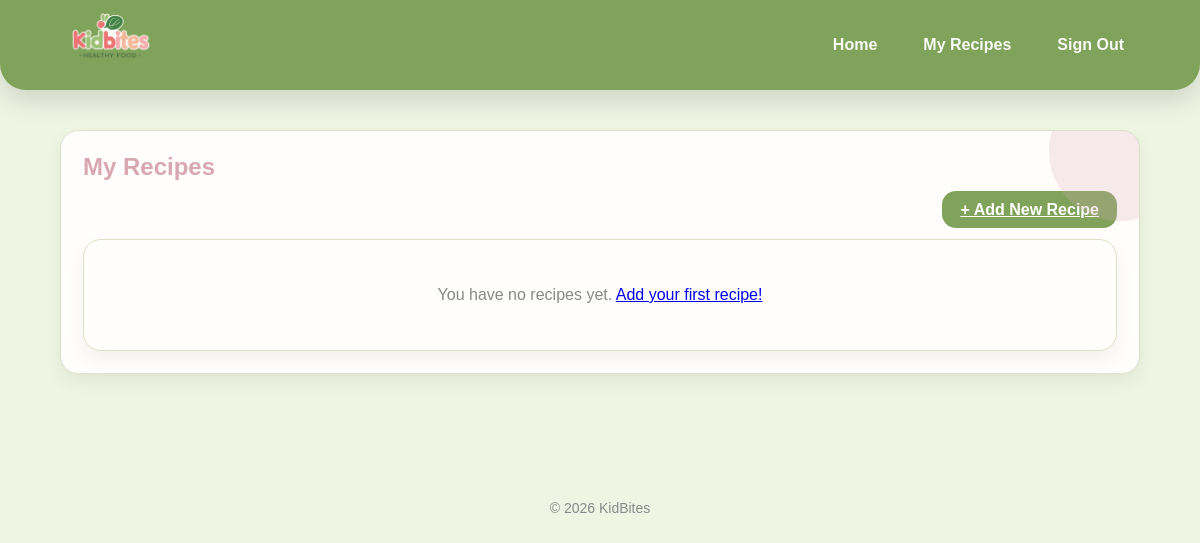
/my-recipes.php (signed in), run on an earlier commit of the app's database.
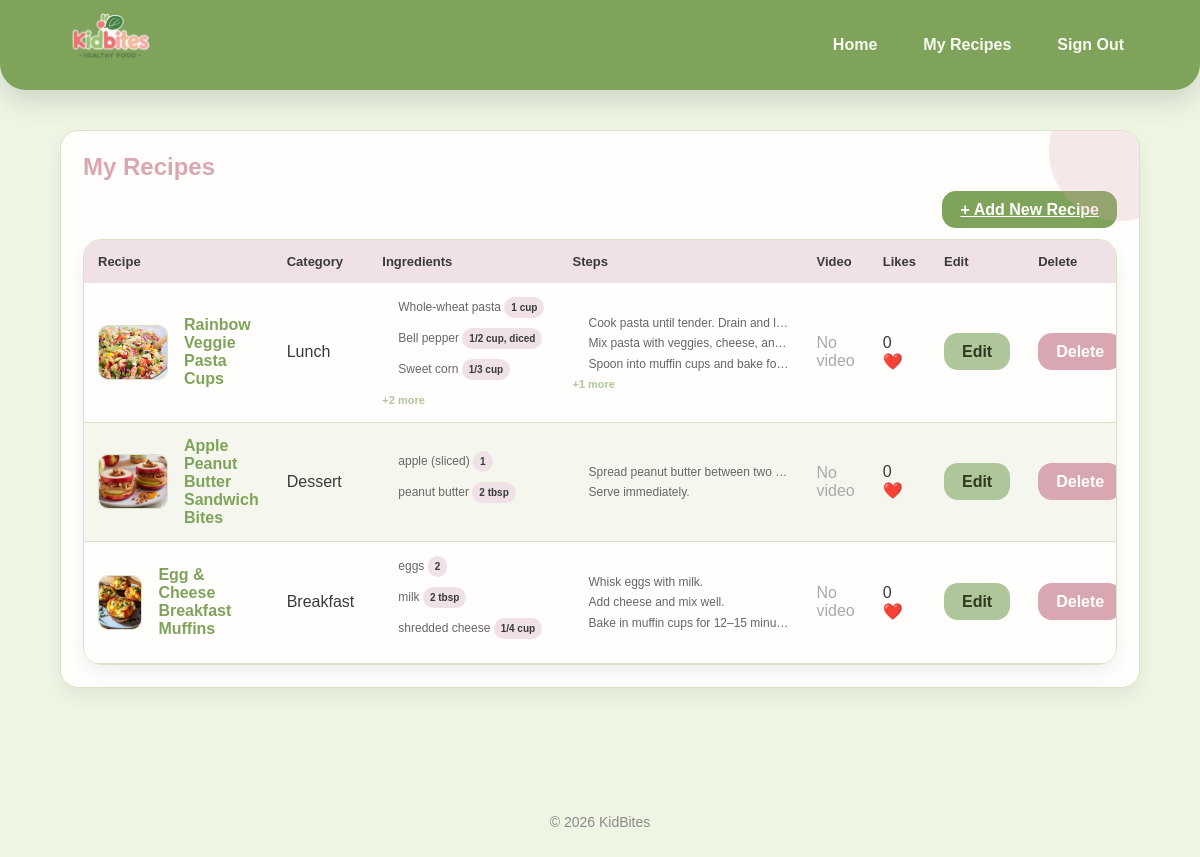
And on a later commit of the database.
### tables this page shows
CREATE TABLE `recipe` (
  `id` int(11) NOT NULL,
  `userID` int(11) DEFAULT NULL,
  `categoryID` int(11) DEFAULT NULL,
  `name` varchar(100) DEFAULT NULL,
  `description` text,
  `photoFileName` varchar(255) DEFAULT NULL,
  `videoFilePath` varchar(255) DEFAULT NULL
);

CREATE TABLE `recipecategory` (
  `id` int(11) NOT NULL,
  `categoryName` varchar(50) NOT NULL
);

CREATE TABLE `ingredients` (
  `id` int(11) NOT NULL,
  `recipeID` int(11) DEFAULT NULL,
  `ingredientName` varchar(100) DEFAULT NULL,
  `ingredientQuantity` varchar(50) DEFAULT NULL
);

CREATE TABLE `instructions` (
  `id` int(11) NOT NULL,
  `recipeID` int(11) DEFAULT NULL,
  `step` text,
  `stepOrder` int(11) DEFAULT NULL
);

### my-recipes.php (the view, shortened to what this page needs)
<?php
$userID = $_SESSION['userID'];
include "db.php";
$sql = "SELECT r.id, r.name, r.photoFileName, r.videoFilePath, rc.categoryName,
        (SELECT COUNT(*) FROM likes WHERE recipeID = r.id) AS likeCount
        FROM recipe r
        JOIN recipecategory rc ON r.categoryID = rc.id
        WHERE r.userID = ?";
$stmt = $conn->prepare($sql);
$stmt->bind_param("i", $userID);
$stmt->execute();
$result = $stmt->get_result();
$ingredientsMap  = [];
$instructionsMap = [];
$stmt2 = $conn->prepare(
    "SELECT id FROM recipe WHERE userID = ?"
);
$stmt2->bind_param("i", $userID);
$stmt2->execute();
$idsResult = $stmt2->get_result();
$recipeIDs = [];
while ($r = $idsResult->fetch_assoc()) {
    $recipeIDs[] = $r['id'];
}
if (!empty($recipeIDs)) {
    $inList = implode(',', $recipeIDs);
    $ingResult = $conn->query(
        "SELECT recipeID, ingredientName, ingredientQuantity
         FROM ingredients
         WHERE recipeID IN ($inList)
         ORDER BY id ASC"
    );
    while ($row = $ingResult->fetch_assoc()) {
        $ingredientsMap[$row['recipeID']][] = $row;
    }
    $stepResult = $conn->query(
        "SELECT recipeID, step, stepOrder
         FROM instructions
         WHERE recipeID IN ($inList)
         ORDER BY stepOrder ASC"
    );
    while ($row = $stepResult->fetch_assoc()) {
        $instructionsMap[$row['recipeID']][] = $row;
    }
}
?>
<!DOCTYPE html>
<html>
<head>
    <link rel="stylesheet" href="style.css">
</head>
<body>
    <header>
        <div class="container header-inner">
            <a class="brand" href="user.php">
                <img src="images/logo.png" alt="KidBites Logo" class="logo">
            </a>
            <nav class="nav">
                <a href="user.php">Home</a>
                <a href="my-recipes.php">My Recipes</a>
                <a href="signout.php">Sign Out</a>
            </nav>
        </div>
    </header>
    <main>
        <div class="container">
            <div class="card">
                <div class="page-header">
                    <h2>My Recipes</h2>
                    <div style="text-align:right; margin-bottom:20px;">
                        <a href="add-recipe.php" class="btn btn-primary">+ Add New Recipe</a>
                    </div>
                </div>
                <div class="table-wrap">
                    <?php if ($result->num_rows > 0): ?>
                    <table>
                        <thead>
                            <tr>
                                <th>Recipe</th>
                                <th>Category</th>
                                <th>Ingredients</th>
                                <th>Steps</th>
                                <th>Video</th>
                                <th>Likes</th>
                                <th>Edit</th>
                                <th>Delete</th>
                            </tr>
                        </thead>
                        <tbody>
                            <?php while ($row = $result->fetch_assoc()):
                                $rid  = $row['id'];
                                $ings = $ingredientsMap[$rid]  ?? [];
                                $steps = $instructionsMap[$rid] ?? [];
                                $maxShow = 3;
                            ?>
                            <tr>
                                <td>
                                    <a href="view-recipe.php?id=<?= $rid ?>"
                                       style="display:flex; align-items:center; gap:8px; text-decoration:none; color:inherit;">
                                        <img src="images/<?= htmlspecialchars($row['photoFileName']) ?>"
                                             alt="<?= htmlspecialchars($row['name']) ?>"
                                             class="recipe-thumb"
                                             onerror="this.style.display='none'">
                                        <span style="color:#7fa35a; font-weight:600;">
                                            <?= htmlspecialchars($row['name']) ?>
                                        </span>
                                    </a>
                                </td>
                                <td><?= htmlspecialchars($row['categoryName']) ?></td>
                                <td>
                                    <?php if (!empty($ings)): ?>
                                        <ul class="brief-list">
                                            <?php
                                            $shown = 0;
                                            foreach ($ings as $ing):
                                                if ($shown >= $maxShow) break;
                                                $shown++;
                                            ?>
                                                <li>
                                                    <?= htmlspecialchars($ing['ingredientName']) ?>
                                                    <span class="badge" style="font-size:10px; padding:2px 7px;">
                                                        <?= htmlspecialchars($ing['ingredientQuantity']) ?>
                                                    </span>
                                                </li>
                                            <?php endforeach; ?>
                                        </ul>
                                        <?php if (count($ings) > $maxShow): ?>
                                            <span class="more-label">+<?= count($ings) - $maxShow ?> more</span>
                                        <?php endif; ?>
                                    <?php else: ?>
                                        <span style="color:#aaa; font-size:12px;">—</span>
                                    <?php endif; ?>
                                </td>
                                <td>
                                    <?php if (!empty($steps)): ?>
                                        <ol class="brief-list">
                                            <?php
                                            $shown = 0;
                                            foreach ($steps as $step):
                                                if ($shown >= $maxShow) break;
                                                $shown++;
                                            ?>
                                                <li><?= htmlspecialchars($step['step']) ?></li>
                                            <?php endforeach; ?>
                                        </ol>
                                        <?php if (count($steps) > $maxShow): ?>
                                            <span class="more-label">+<?= count($steps) - $maxShow ?> more</span>
                                        <?php endif; ?>
                                    <?php else: ?>
                                        <span style="color:#aaa; font-size:12px;">—</span>
                                    <?php endif; ?>
                                </td>
                                <td>
                                    <?php if (!empty($row['videoFilePath'])): ?>
                                        <a href="videos/<?= htmlspecialchars($row['videoFilePath']) ?>"
                                           target="_blank">🎥 Watch</a>
                                    <?php else: ?>
                                        <span style="color:#aaa;">No video</span>
                                    <?php endif; ?>
                                </td>
                                <td><?= $row['likeCount'] ?> ❤️</td>
                                <td>
                                    <a href="edit-recipe.php?id=<?= $rid ?>" class="btn btn-secondary">Edit</a>
                                </td>
                                <td>
                                    <a href="delete-recipe.php?id=<?= $rid ?>"
                                       class="btn"
                                       style="background:#d8a7b1;color:white;"
                                       onclick="return confirm('Are you sure you want to delete this recipe?');">
                                        Delete
                                    </a>
                                </td>
                            </tr>
                            <?php endwhile; ?>
                        </tbody>
                    </table>
                    <?php else: ?>
                        <p style="text-align:center; color:#888; padding:30px;">
                            You have no recipes yet. <a href="add-recipe.php">Add your first recipe!</a>
                        </p>
                    <?php endif; ?>
                </div>
            </div>
        </div>
    </main>
    <footer>
        <p>© 2026 KidBites</p>
    </footer>
</body>
</html>

### style.css (style rules this page uses)
* { box-sizing: border-box; }
body { margin: 0; font-family: Arial, sans-serif; color: #3a3a3a; background: #eef5e3; }
.container { width: 90%; margin: auto; }
header { background: #7fa35a; box-shadow: 0 12px 26px rgba(0,0,0,0.12); border-bottom-left-radius: 26px; border-bottom-right-radius: 26px; padding: 0; }
.header-inner { display: flex; align-items: center; justify-content: space-between; height: 90px; }
.brand { font-size: 22px; font-weight: 800; color: white; text-decoration: none; }
.nav { display: flex; gap: 14px; }
.nav a { color: #f8faf4; text-decoration: none; font-weight: 600; padding: 8px 16px; border-radius: 999px; transition: background 0.25s ease; }
main { padding: 40px 0 60px; }
.card { background: #fffefc; border-radius: 18px; padding: 22px; margin-bottom: 28px; border: 1px solid #d9e2c9; box-shadow: 0 8px 18px rgba(0,0,0,0.06); position: relative; overflow: hidden; }
.card::before { content: ""; position: absolute; top: -50px; right: -50px; width: 140px; height: 140px; background: rgba(216,167,177,0.25); border-radius: 50%; }
.badge { display: inline-block; background: #efe1e5; color: #3a3a3a; padding: 6px 14px; border-radius: 999px; font-size: 12px; font-weight: 700; margin-bottom: 10px; }
h2 { color: #d8a7b1; margin-top: 0; }
.btn { padding: 10px 18px; border-radius: 14px; border: none; cursor: pointer; font-weight: 700; background: #e5e5e5; transition: transform 0.15s ease, box-shadow 0.15s ease; }
.btn-primary { background: #7fa35a; color: white; }
.btn-secondary { background: #afc69a; color: #2f3a20; }
.table-wrap { background: #fffefc; border-radius: 18px; overflow-x: auto; box-shadow: 0 8px 18px rgba(0,0,0,0.06); border: 1px solid #d9e2c9; }
table { width: 100%; border-collapse: collapse; }
thead th { padding: 14px; text-align: left; font-size: 13px; font-weight: 800; background: #efe1e5; }
tbody td { padding: 14px; border-bottom: 1px solid #d9e2c9; }
tbody tr:nth-child(even) { background: rgba(127,163,90,0.08); }
table a { color: #7fa35a; text-decoration: none; font-weight: 600; }
footer { text-align: center; padding: 24px 0; font-size: 14px; color: #8a8a8a; }
.logo { max-height: 150px; width: auto; }
tbody td { vertical-align: middle; }

### my-recipes.php (style rules this page uses)
.brief-list { margin: 0; padding-left: 16px; font-size: 12px; color: #666; line-height: 1.7; }
.brief-list li { white-space: nowrap; overflow: hidden; text-overflow: ellipsis; max-width: 200px; }
.more-label { font-size: 11px; color: #afc69a; font-weight: 700; }
.recipe-thumb { width: 70px; height: 55px; border-radius: 10px; object-fit: cover; vertical-align: middle; margin-right: 8px; border: 1px solid #d9e2c9; }

What changed in the data, as far as the page shows it:
added recipe: photoFileName (picture), name "Rainbow Veggie Pasta Cups", categoryID.categoryName "Lunch", count($ings)-$maxShow "2", count($steps)-$maxShow "1", videoFilePath "No video", likeCount "0"
added ingredients: ingredientName "Whole-wheat pasta", ingredientQuantity "1 cup", shown under "Rainbow Veggie Pasta Cups"
added ingredients: ingredientName "Bell pepper", ingredientQuantity "1/2 cup, diced", shown under "Rainbow Veggie Pasta Cups"
added ingredients: ingredientName "Sweet corn", ingredientQuantity "1/3 cup", shown under "Rainbow Veggie Pasta Cups"
added instructions: step "Cook pasta until tender. Drain and l…", shown under "Rainbow Veggie Pasta Cups"
added instructions: step "Mix pasta with veggies, cheese, an…", shown under "Rainbow Veggie Pasta Cups"
added instructions: step "Spoon into muffin cups and bake fo…", shown under "Rainbow Veggie Pasta Cups"
added recipe: photoFileName (picture), name "Apple Peanut Butter Sandwich Bites", categoryID.categoryName "Dessert", videoFilePath "No video", likeCount "0"
added ingredients: ingredientName "apple (sliced)", ingredientQuantity "1", shown under "Apple Peanut Butter Sandwich Bites"
added ingredients: ingredientName "peanut butter", ingredientQuantity "2 tbsp", shown under "Apple Peanut Butter Sandwich Bites"
added instructions: step "Spread peanut butter between two…", shown under "Apple Peanut Butter Sandwich Bites"
added instructions: step "Serve immediately.", shown under "Apple Peanut Butter Sandwich Bites"
added recipe: photoFileName (picture), name "Egg & Cheese Breakfast Muffins", categoryID.categoryName "Breakfast", videoFilePath "No video", likeCount "0"
added ingredients: ingredientName "eggs", ingredientQuantity "2", shown under "Egg & Cheese Breakfast Muffins"
added ingredients: ingredientName "milk", ingredientQuantity "2 tbsp", shown under "Egg & Cheese Breakfast Muffins"
added ingredients: ingredientName "shredded cheese", ingredientQuantity "1/4 cup", shown under "Egg & Cheese Breakfast Muffins"
added instructions: step "Whisk eggs with milk.", shown under "Egg & Cheese Breakfast Muffins"
added instructions: step "Add cheese and mix well.", shown under "Egg & Cheese Breakfast Muffins"
added instructions: step "Bake in muffin cups for 12–15 minu…", shown under "Egg & Cheese Breakfast Muffins"
Also different on the page:
text no longer shown: "You have no recipes yet. Add your first recipe!"
text now shown: "Recipe Category Ingredients Steps Video Likes Edit Delete"
